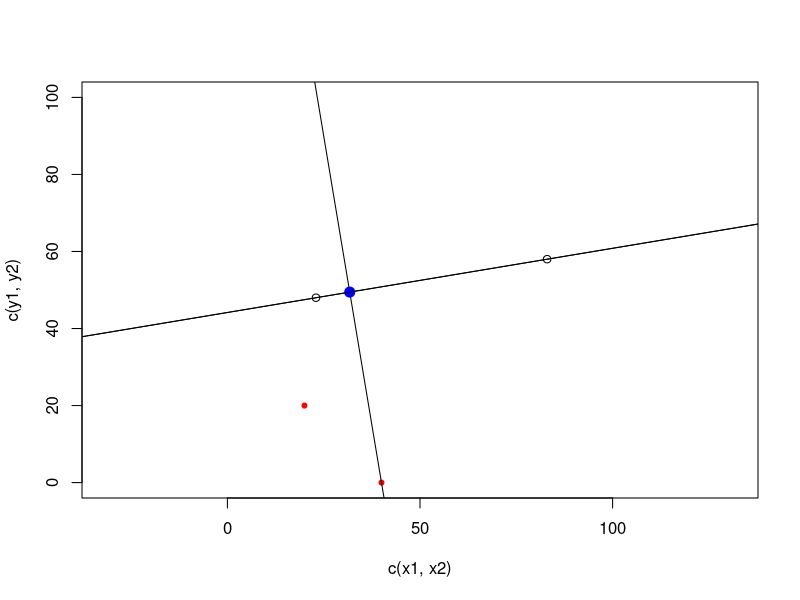

Reproduce this figure in R.





x1 <- 23;
x2 <- 83;
y1 <- 48;
y2 <- 58;

plot(x = c(x1, x2), y = c(y1, y2), asp = 1, 
     xlim = c(0, 100), ylim = c(0, 100));

# Get the slop of the student transect
mod <- lm(c(y1, y2) ~ c(x1, x2));
icp <- as.numeric(mod$coefficients[1]);
slp <- as.numeric(mod$coefficients[2]);



slp <- (y1 - y2) / (x1 - x2);
icp <- y1 - (slp * x1);


abline(a = icp, b = slp);

# Get the perpendicular line
isl <- (-1 * slp)^-1;

parrr <- function(isl, x1, y1){
  bb <- y1 - (isl * x1);
  return(bb);
}

new_x1 <- 40;
new_y1 <- 0;
points(x = new_x1, y = new_y1, pch = 20, col = "red")

p_int   <- parrr(isl, new_x1, new_y1);

abline(a = p_int, b = isl)


x_inter <- (p_int - icp) / (slp - isl)
y_inter <- icp + x_inter * slp;

points(x = x_inter, y = y_inter, pch = 20, col = "blue", cex = 2);

p_dist <- sqrt((new_x1 - x_inter)^2 + (new_y1 - y_inter)^2)


########## DONE
point_inter_dist <- function(x1, x2, y1, y2, xval, yval){
  slp <- (y1 - y2) / (x1 - x2); # slope
  icp <- y1 - (slp * x1);       # intercept
  if(slp == Inf | slp == -Inf){
    p_dist <- abs(xval - x1);
    return(p_dist);
  }
  if(slp == 0){
    p_dist <- abs(yval - y1);
    return(p_dist);
  }
  isl     <- (-1 * slp)^-1;
  p_int   <- yval - (isl * xval);
  x_inter <- (p_int - icp) / (slp - isl);
  y_inter <- icp + x_inter * slp;
  p_dist  <- sqrt((xval - x_inter)^2 + (yval - y_inter)^2);
  return(p_dist);
}

points(x = 20, y = 20, col = "red", pch = 20);
abline(a = icp, b = slp);


# Now check to see if the x_inter is between steps in the x dimension
# If so, then take the distance seriously if it is below 10

get_parallel <- function(x1, x2, y1, y2){
  mod <- lm(c(y1, y2) ~ c(x1, x2));
  icp <- as.numeric(mod$coefficients[1]);
  slp <- as.numeric(mod$coefficients[2]);
  if(!is.na(slp) & slp != 0){
    pll <- (-1 * slp)^-1;
  }
  if(!is.na(slp) & slp == 0){
    pll <- -2
  }
  if(is.na(slp)){
    pll <- -2;
  }
  
  
  return(c(slp, pll));
}

